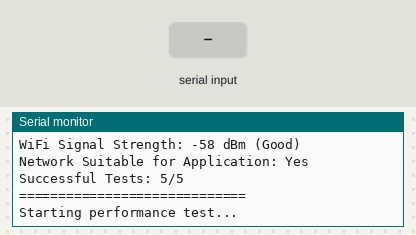
Bench run of a sketch on a simulated ESP32. Parts: the last lines printed to the serial monitor. Inputs (shaded band) come from the test bench. WiFi joins after 1.5 s; servers stay silent unless stated; uploads are accepted with an empty reply; random numbers use the default seed unless the sketch sets one.

Above: at 5.2 s.
5.3 s: "1\n" received over the second serial link
At 6.5 s:
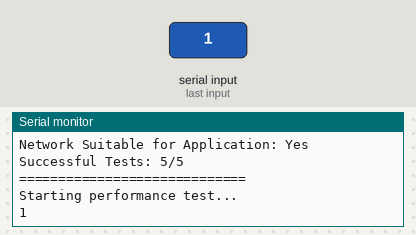
6.8 s: "0\n" received over the second serial link
At 7.9 s:
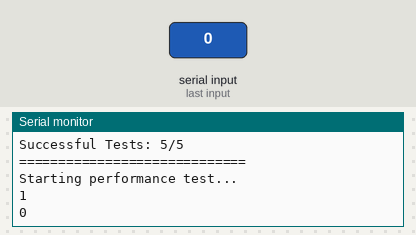

The sketch:

Esp32LocalServerLatencyTesting.ino
```cpp
#include <WiFi.h>
#include <ArduinoJson.h>
#include <HTTPClient.h>
#include <WiFiClientSecure.h>

const char *ssid = "Sheikh-Deco";
const char *password = "9058477273";
// const char* ssid = "Naumaan iPhone";
// const char* password = "joinup123";
const int UART_BAUD = 9600;
// const int RX2_PIN = 16;
// const int TX2_PIN = 17;
const int RX_PIN = 3; // For antenna ESP Wroom 32U
const int TX_PIN = 1; // For antenna ESP Wroom 32U

// for speed test
const int SPEED_TEST_ITERATIONS = 5;                                                      // Number of test packets to send
const int TEST_PACKET_SIZE = 1024;                                                        // Size of each test packet in bytes
const char *SPEED_TEST_URL = "https://ghastly-singular-snake.ngrok.app/receive_obd_data"; // Use your existing endpoint

struct NetworkMetrics
{
    float upload_speed_kbps;
    int32_t rssi;
    String wifi_strength;
    bool is_network_suitable;
};

// Performance monitoring
const int MAX_SAMPLES = 100;
struct Timing
{
    uint32_t receive_micros; // When UART data was received
    uint32_t parse_micros;   // When JSON parsing completed
    uint32_t send_micros;    // When HTTP request sent
    size_t data_size;        // Size of JSON data
};

Timing metrics[MAX_SAMPLES];
int sample_count = 0;
bool test_running = false;

WiFiClientSecure client;
HTTPClient http;

void printMetrics()
{
    unsigned long total_parse_time = 0;
    unsigned long total_send_time = 0;
    unsigned long total_process_time = 0;
    size_t total_size = 0;

    // Calculate intervals between frames
    unsigned long total_frame_interval = 0;
    int interval_count = 0;

    for (int i = 0; i < sample_count; i++)
    {
        unsigned long parse_time = (metrics[i].parse_micros - metrics[i].receive_micros) / 1000;
        unsigned long send_time = (metrics[i].send_micros - metrics[i].parse_micros) / 1000;
        unsigned long process_time = (metrics[i].send_micros - metrics[i].receive_micros) / 1000;

        total_parse_time += parse_time;
        total_send_time += send_time;
        total_process_time += process_time;
        total_size += metrics[i].data_size;

        if (i > 0)
        {
            unsigned long frame_interval = (metrics[i].receive_micros - metrics[i - 1].receive_micros) / 1000;
            total_frame_interval += frame_interval;
            interval_count++;
        }
    }

    float avg_parse_time = total_parse_time / (float)sample_count;
    float avg_send_time = total_send_time / (float)sample_count;
    float avg_process_time = total_process_time / (float)sample_count;
    float avg_size = total_size / (float)sample_count;
    float avg_frame_interval = interval_count > 0 ? total_frame_interval / (float)interval_count : 0;

    float actual_fps = avg_frame_interval > 0 ? 1000.0 / avg_frame_interval : 0;
    float theoretical_fps = avg_process_time > 0 ? 1000.0 / avg_process_time : 0;

    Serial.println("\n=== Performance Test Results ===");
    Serial.printf("Samples collected: %d\n", sample_count);
    Serial.printf("Average parse time: %.2f ms\n", avg_parse_time);
    Serial.printf("Average send prep time: %.2f ms\n", avg_send_time);
    Serial.printf("Average total processing time: %.2f ms\n", avg_process_time);
    Serial.printf("Average frame interval: %.2f ms\n", avg_frame_interval);
    Serial.printf("Average frame size: %.1f bytes\n", avg_size);
    Serial.printf("Actual frame rate: %.2f fps\n", actual_fps);
    Serial.printf("Theoretical max frame rate: %.2f fps\n", theoretical_fps);
    Serial.printf("Data throughput: %.2f bytes/sec\n", avg_size * actual_fps);
    Serial.println("===============================\n");
}

void sendJsonToServer(const String &jsonData)
{
    if (WiFi.status() == WL_CONNECTED)
    {
        static bool http_initialized = false;

        if (!http_initialized)
        {
            client.setInsecure();
            http.begin(client, "https://ghastly-singular-snake.ngrok.app/receive_obd_data");
            http.addHeader("Content-Type", "application/json");
            http_initialized = true;
        }

        // Send asynchronously - don't wait for response
        http.sendRequest("POST", jsonData.c_str());

        Serial.println(jsonData);
    }
}

/*
 *               Speed test functions
 */

// Function to generate test data of specified size
String generateTestData(int size)
{
    StaticJsonDocument<1500> doc; // Adjust size if needed

    // Create a JSON object with random data to simulate OBD data
    doc["test_type"] = "speed_test";
    doc["packet_size"] = size;

    // Fill with random data to reach desired size
    String random_data;
    random_data.reserve(size);
    const char charset[] = "0123456789ABCDEFGHIJKLMNOPQRSTUVWXYZabcdefghijklmnopqrstuvwxyz";

    while (random_data.length() < size)
    {
        random_data += charset[random(0, sizeof(charset) - 1)];
    }

    doc["data"] = random_data;

    String jsonString;
    serializeJson(doc, jsonString);
    return jsonString;
}

// Function to get WiFi signal strength description
String getWiFiStrength(int32_t rssi)
{
    if (rssi >= -50)
        return "Excellent";
    else if (rssi >= -60)
        return "Good";
    else if (rssi >= -70)
        return "Fair";
    else if (rssi >= -80)
        return "Weak";
    else
        return "Very Weak";
}

NetworkMetrics testNetworkSpeed()
{
    NetworkMetrics metrics;
    WiFiClientSecure client;
    client.setInsecure();
    HTTPClient http;

    // Get RSSI (signal strength)
    metrics.rssi = WiFi.RSSI();
    metrics.wifi_strength = getWiFiStrength(metrics.rssi);

    Serial.println("\n=== Network Speed Test Starting ===");
    Serial.printf("WiFi Signal Strength: %d dBm (%s)\n", metrics.rssi, metrics.wifi_strength.c_str());

    // Generate test data
    String testData = generateTestData(TEST_PACKET_SIZE);
    unsigned long totalTime = 0;
    int successfulTests = 0;

    http.begin(client, SPEED_TEST_URL);
    http.addHeader("Content-Type", "application/json");

    for (int i = 0; i < SPEED_TEST_ITERATIONS; i++)
    {
        Serial.printf("Speed test iteration %d/%d...\n", i + 1, SPEED_TEST_ITERATIONS);

        unsigned long startTime = millis();
        int httpResponseCode = http.POST(testData);
        unsigned long endTime = millis();

        if (httpResponseCode == 200)
        {
            unsigned long duration = endTime - startTime;
            totalTime += duration;
            successfulTests++;

            // Calculate speed for this iteration
            float speed_kbps = (testData.length() * 8.0) / (duration); // Kilobits per second
            Serial.printf("Iteration %d: %.2f kbps\n", i + 1, speed_kbps);
        }
        else
        {
            Serial.printf("Iteration %d failed with code: %d\n", i + 1, httpResponseCode);
        }

        delay(100); // Short delay between tests
    }

    http.end();

    // Calculate average upload speed
    if (successfulTests > 0)
    {
        float avgTime = totalTime / (float)successfulTests;
        metrics.upload_speed_kbps = (TEST_PACKET_SIZE * 8.0) / avgTime; // Kilobits per second
    }
    else
    {
        metrics.upload_speed_kbps = 0;
    }

    // Determine if network is suitable for your application
    // Assuming minimum required speed is 5fps * 64 bytes * 8 bits = 2.56 kbps
    const float MIN_REQUIRED_SPEED = 2.56; // kbps
    metrics.is_network_suitable = metrics.upload_speed_kbps >= MIN_REQUIRED_SPEED;

    Serial.println("\n=== Network Test Results ===");
    Serial.printf("Average Upload Speed: %.2f kbps\n", metrics.upload_speed_kbps);
    Serial.printf("WiFi Signal Strength: %d dBm (%s)\n", metrics.rssi, metrics.wifi_strength.c_str());
    Serial.printf("Network Suitable for Application: %s\n", metrics.is_network_suitable ? "Yes" : "No");
    Serial.printf("Successful Tests: %d/%d\n", successfulTests, SPEED_TEST_ITERATIONS);
    Serial.println("=============================\n");

    return metrics;
}

// Function to add to your setup() before starting main performance test
void performNetworkCheck()
{
    // Wait for WiFi connection
    while (WiFi.status() != WL_CONNECTED)
    {
        delay(500);
        Serial.print(".");
    }
    Serial.println("\nWiFi Connected!");

    // Test network speed
    NetworkMetrics networkMetrics = testNetworkSpeed();

    // Warning if network might be too slow
    if (!networkMetrics.is_network_suitable)
    {
        Serial.println("WARNING: Network speed might be insufficient for desired frame rate!");
        Serial.println("Consider:");
        Serial.println("1. Moving closer to WiFi access point");
        Serial.println("2. Reducing data packet size");
        Serial.println("3. Lowering target frame rate");
    }

    // Short delay before starting main test
    delay(1000);
}

/*
 *           End of speed test functions
 */

void setup()
{
    Serial.begin(115200);
    // Serial2.begin(UART_BAUD, SERIAL_8N1, RX2_PIN, TX2_PIN);
    Serial1.begin(UART_BAUD, SERIAL_8N1, RX_PIN, TX_PIN); // For ESP Wroom 32U (antenna)

    Serial.println("Connecting to WiFi...");
    WiFi.begin(ssid, password);
    while (WiFi.status() != WL_CONNECTED)
    {
        delay(500);
        Serial.print(".");
    }
    Serial.println("\nWiFi Connected!");

    // Perform network speed test
    performNetworkCheck();

    // Start performance test
    test_running = true;
    Serial.println("Starting performance test...");
}

void loop()
{
    static String jsonBuffer;

    // while (Serial2.available()) {
    //     char c = Serial2.read();
    while (Serial1.available())
    {
        char c = Serial1.read();

        if (c == '\n')
        {
            if (test_running && sample_count < MAX_SAMPLES)
            {
                metrics[sample_count].receive_micros = micros();
                metrics[sample_count].data_size = jsonBuffer.length();
            }

            StaticJsonDocument<200> doc;
            DeserializationError error = deserializeJson(doc, jsonBuffer);

            if (test_running && sample_count < MAX_SAMPLES)
            {
                metrics[sample_count].parse_micros = micros();
            }

            if (!error)
            {
                if (test_running && sample_count < MAX_SAMPLES)
                {
                    sendJsonToServer(jsonBuffer);
                    metrics[sample_count].send_micros = micros();
                    sample_count++;

                    if (sample_count >= MAX_SAMPLES)
                    {
                        printMetrics();
                        test_running = false;
                    }
                }
                else
                {
                    sendJsonToServer(jsonBuffer);
                }
            }

            jsonBuffer = "";
        }
        else
        {
            jsonBuffer += c;
        }
    }
}
```

Measured:
- after the input at 5.3 s, the serial monitor: prints a new line after 0.20 s (image 1)
- after the input at 6.8 s, the serial monitor: prints a new line after 0.20 s (image 2)
